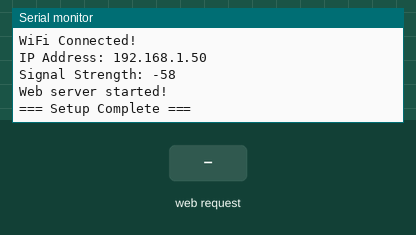
A sketch run on a simulated ESP32-S3. On the bench: the last lines printed to the serial monitor. The test bench sets the inputs (shaded band). WiFi joins after 1.5 s; servers stay silent unless stated; storage starts empty.

Above: at 3.7 s.
3.8 s: HTTP request GET /test.txt received
At 5.0 s:
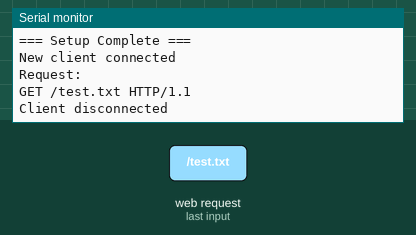
5.3 s: HTTP request GET /files received
At 6.5 s:
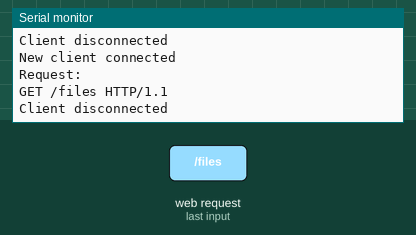
6.8 s: HTTP request GET /storage received
At 7.2 s:
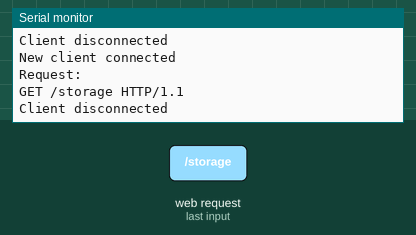

Measured:
- after the input at 3.8 s, the serial monitor: prints a new line at once (image 1)
- after the input at 5.3 s, the serial monitor: prints a new line at once (image 2)
- after the input at 6.8 s, the serial monitor: prints a new line at once (image 3)

The sketch:

uploadLittleFS.ino
```cpp
#include <WiFi.h>
#include <LittleFS.h>

#define ST_SSID "YOUR_WIFI_SSID"
#define ST_PASS "YOUR_WIFI_PASSWORD"

WiFiServer server(80);

void setup() {
  Serial.begin(115200);
  delay(1000);
  Serial.println("\n=== ESP32-S3 Starting ===");

  // Initialize LittleFS
  if (!LittleFS.begin(true)) {
    Serial.println("LittleFS Mount Failed - will format");
    if (!LittleFS.begin(true)) {
      Serial.println("LittleFS Format Failed!");
    } else {
      Serial.println("LittleFS Formatted and Mounted");
    }
  } else {
    Serial.println("LittleFS Mounted Successfully");
  }

  Serial.printf("Total space: %d bytes\n", LittleFS.totalBytes());
  Serial.printf("Used space: %d bytes\n", LittleFS.usedBytes());

  // Create a test file if none exist
  File root = LittleFS.open("/");
  File file = root.openNextFile();
  if (!file) {
    Serial.println("Creating test file...");
    File testFile = LittleFS.open("/test.txt", "w");
    if (testFile) {
      testFile.println("Hello from ESP32-S3!");
      testFile.close();
      Serial.println("Test file created");
    }
  }

  // Disable power saving
  WiFi.setSleep(false);

  // Connect to WiFi
  WiFi.mode(WIFI_STA);
  WiFi.begin(ST_SSID, ST_PASS);

  Serial.print("Connecting to WiFi");
  int wifi_retry = 0;
  while (WiFi.status() != WL_CONNECTED && wifi_retry < 50) {
    delay(500);
    Serial.print(".");
    wifi_retry++;
  }

  if (WiFi.status() != WL_CONNECTED) {
    Serial.println("\nWiFi connection failed! Restarting...");
    delay(3000);
    ESP.restart();
  }

  Serial.println("\nWiFi Connected!");
  Serial.print("IP Address: ");
  Serial.println(WiFi.localIP());
  Serial.print("Signal Strength: ");
  Serial.println(WiFi.RSSI());

  // Start server
  server.begin();
  Serial.println("Web server started!");
  Serial.println("=== Setup Complete ===\n");
}

void sendHomePage(WiFiClient &client) {
  client.println("HTTP/1.1 200 OK");
  client.println("Content-Type: text/html");
  client.println("Connection: close");
  client.println();

  client.println("<!DOCTYPE html><html><head>");
  client.println("<meta name='viewport' content='width=device-width, initial-scale=1'>");
  client.println("<style>");
  client.println("body{font-family:Arial;margin:20px;background:#f0f0f0;}");
  client.println(".container{max-width:800px;margin:0 auto;background:white;padding:20px;border-radius:8px;}");
  client.println("h1{color:#333;border-bottom:2px solid #4CAF50;padding-bottom:10px;}");
  client.println("h2{color:#555;margin-top:30px;}");
  client.println(".stat{background:#e8f5e9;padding:10px;margin:5px 0;border-radius:4px;}");
  client.println(".file{background:#fff3e0;padding:8px;margin:5px 0;border-radius:4px;font-family:monospace;}");
  client.println("a{color:#2196F3;text-decoration:none;}");
  client.println("a:hover{text-decoration:underline;}");
  client.println(".nav{margin:20px 0;padding:10px;background:#e3f2fd;border-radius:4px;}");
  client.println("</style>");
  client.println("</head><body>");
  client.println("<div class='container'>");
  client.println("<h1>ESP32-S3 File Manager</h1>");

  client.println("<div class='nav'>");
  client.println("<a href='/'>Home</a> | ");
  client.println("<a href='/files'>File List</a> | ");
  client.println("<a href='/storage'>Storage Info</a>");
  client.println("</div>");

  client.println("<h2>System Status</h2>");
  client.print("<div class='stat'>Free Heap: ");
  client.print(ESP.getFreeHeap());
  client.println(" bytes</div>");

  client.print("<div class='stat'>WiFi RSSI: ");
  client.print(WiFi.RSSI());
  client.println(" dBm</div>");

  client.print("<div class='stat'>Uptime: ");
  client.print(millis() / 1000);
  client.println(" seconds</div>");

  client.println("</div></body></html>");
}

void sendFilesPage(WiFiClient &client) {
  client.println("HTTP/1.1 200 OK");
  client.println("Content-Type: text/html");
  client.println("Connection: close");
  client.println();

  client.println("<!DOCTYPE html><html><head>");
  client.println("<meta name='viewport' content='width=device-width, initial-scale=1'>");
  client.println("<style>");
  client.println("body{font-family:Arial;margin:20px;background:#f0f0f0;}");
  client.println(".container{max-width:800px;margin:0 auto;background:white;padding:20px;border-radius:8px;}");
  client.println("h1{color:#333;border-bottom:2px solid #4CAF50;padding-bottom:10px;}");
  client.println(".file{background:#fff3e0;padding:10px;margin:5px 0;border-radius:4px;display:flex;justify-content:space-between;}");
  client.println(".filename{font-family:monospace;font-weight:bold;}");
  client.println(".filesize{color:#666;}");
  client.println("a{color:#2196F3;text-decoration:none;}");
  client.println(".nav{margin:20px 0;padding:10px;background:#e3f2fd;border-radius:4px;}");
  client.println("</style>");
  client.println("</head><body>");
  client.println("<div class='container'>");
  client.println("<h1>Files on LittleFS</h1>");

  client.println("<div class='nav'>");
  client.println("<a href='/'>Home</a> | ");
  client.println("<a href='/files'>File List</a> | ");
  client.println("<a href='/storage'>Storage Info</a>");
  client.println("</div>");

  File root = LittleFS.open("/");
  File file = root.openNextFile();

  int fileCount = 0;
  while (file) {
    if (!file.isDirectory()) {
      client.println("<div class='file'>");
      client.print("<span class='filename'>");
      client.print(file.name());
      client.print("</span>");
      client.print("<span class='filesize'>");
      client.print(file.size());
      client.println(" bytes</span>");
      client.println("</div>");
      fileCount++;
    }
    file = root.openNextFile();
  }

  if (fileCount == 0) {
    client.println("<p>No files found. Upload some files to see them here!</p>");
  }

  client.println("</div></body></html>");
}

void sendStoragePage(WiFiClient &client) {
  client.println("HTTP/1.1 200 OK");
  client.println("Content-Type: text/html");
  client.println("Connection: close");
  client.println();

  client.println("<!DOCTYPE html><html><head>");
  client.println("<meta name='viewport' content='width=device-width, initial-scale=1'>");
  client.println("<style>");
  client.println("body{font-family:Arial;margin:20px;background:#f0f0f0;}");
  client.println(".container{max-width:800px;margin:0 auto;background:white;padding:20px;border-radius:8px;}");
  client.println("h1{color:#333;border-bottom:2px solid #4CAF50;padding-bottom:10px;}");
  client.println(".stat{background:#e8f5e9;padding:15px;margin:10px 0;border-radius:4px;font-size:18px;}");
  client.println(".bar{background:#ddd;height:30px;border-radius:4px;overflow:hidden;margin:20px 0;}");
  client.println(".bar-fill{background:#4CAF50;height:100%;transition:width 0.3s;}");
  client.println("a{color:#2196F3;text-decoration:none;}");
  client.println(".nav{margin:20px 0;padding:10px;background:#e3f2fd;border-radius:4px;}");
  client.println("</style>");
  client.println("</head><body>");
  client.println("<div class='container'>");
  client.println("<h1>Storage Information</h1>");

  client.println("<div class='nav'>");
  client.println("<a href='/'>Home</a> | ");
  client.println("<a href='/files'>File List</a> | ");
  client.println("<a href='/storage'>Storage Info</a>");
  client.println("</div>");

  size_t totalBytes = LittleFS.totalBytes();
  size_t usedBytes = LittleFS.usedBytes();
  size_t freeBytes = totalBytes - usedBytes;
  int usedPercent = (usedBytes * 100) / totalBytes;

  client.print("<div class='stat'>Total Space: ");
  client.print(totalBytes);
  client.println(" bytes</div>");

  client.print("<div class='stat'>Used Space: ");
  client.print(usedBytes);
  client.print(" bytes (");
  client.print(usedPercent);
  client.println("%)</div>");

  client.print("<div class='stat'>Free Space: ");
  client.print(freeBytes);
  client.println(" bytes</div>");

  client.println("<div class='bar'>");
  client.print("<div class='bar-fill' style='width:");
  client.print(usedPercent);
  client.println("%'></div>");
  client.println("</div>");

  client.println("</div></body></html>");
}

void loop() {
  // Check for incoming clients
  WiFiClient client = server.accept();

  if (client) {
    Serial.println("New client connected");
    String request = "";
    String firstLine = "";

    // Read the request
    while (client.connected()) {
      if (client.available()) {
        char c = client.read();
        request += c;

        // Capture first line
        if (firstLine.length() == 0 && c == '\n') {
          firstLine = request;
        }

        // If we've reached the end of the HTTP request headers
        if (request.endsWith("\r\n\r\n")) {
          break;
        }
      }
    }

    Serial.println("Request:");
    Serial.println(firstLine);

    // Route the request
    if (request.indexOf("GET / ") >= 0) {
      sendHomePage(client);
    }
    else if (request.indexOf("GET /files") >= 0) {
      sendFilesPage(client);
    }
    else if (request.indexOf("GET /storage") >= 0) {
      sendStoragePage(client);
    }
    else {
      // 404 Not Found
      client.println("HTTP/1.1 404 Not Found");
      client.println("Content-Type: text/plain");
      client.println("Connection: close");
      client.println();
      client.println("404 - Page Not Found");
    }

    // Close connection
    delay(10);
    client.stop();
    Serial.println("Client disconnected\n");
  }

  // Monitor WiFi connection
  static unsigned long lastCheck = 0;
  if (millis() - lastCheck > 10000) {
    lastCheck = millis();

    if (WiFi.status() != WL_CONNECTED) {
      Serial.println("WiFi disconnected! Reconnecting...");
      WiFi.disconnect();
      WiFi.reconnect();
    } else {
      Serial.printf("WiFi OK | RSSI: %d dBm | Heap: %lu bytes\n",
                    WiFi.RSSI(), ESP.getFreeHeap());
    }
  }

  delay(10);
}
```
